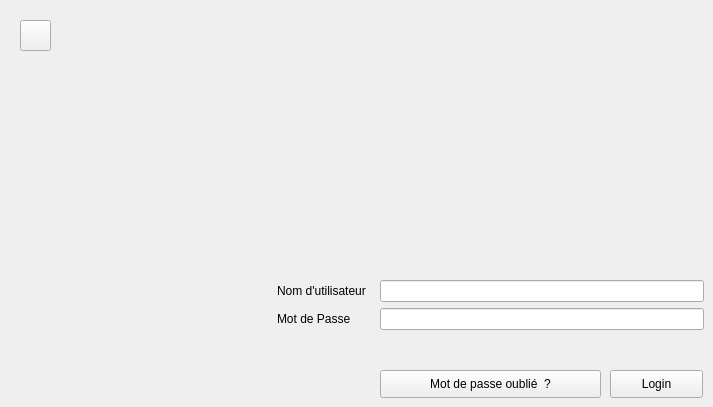
    <widget class="QWidget" name="page_13">
     <widget class="QLabel" name="usernameLabel_l">
      <property name="geometry">
       <rect>
        <x>277</x>
        <y>280</y>
        <width>97</width>
        <height>22</height>
       </rect>
      </property>
      <property name="text">
       <string>Nom d'utilisateur</string>
      </property>
     </widget>
     <widget class="QLabel" name="label_l">
      <property name="geometry">
       <rect>
        <x>277</x>
        <y>308</y>
        <width>76</width>
        <height>22</height>
       </rect>
      </property>
      <property name="text">
       <string>Mot de Passe</string>
      </property>
     </widget>
     <widget class="QPushButton" name="mdp_oublier">
      <property name="geometry">
       <rect>
        <x>380</x>
        <y>370</y>
        <width>221</width>
        <height>28</height>
       </rect>
      </property>
      <property name="text">
       <string>Mot de passe oublié  ?</string>
      </property>
     </widget>
     <widget class="QPushButton" name="login_button_l">
      <property name="geometry">
       <rect>
        <x>610</x>
        <y>370</y>
        <width>93</width>
        <height>28</height>
       </rect>
      </property>
      <property name="text">
       <string>Login</string>
      </property>
     </widget>
     <widget class="QLineEdit" name="passwordLineEdit_login_l">
      <property name="geometry">
       <rect>
        <x>380</x>
        <y>308</y>
        <width>324</width>
        <height>22</height>
       </rect>
      </property>
     </widget>
     <widget class="QLineEdit" name="usernameLineEdit_login_l">
      <property name="geometry">
       <rect>
        <x>380</x>
        <y>280</y>
        <width>324</width>
        <height>22</height>
       </rect>
      </property>
     </widget>
     <widget class="QPushButton" name="pushButton_param_gestion_10">
      <property name="geometry">
       <rect>
        <x>20</x>
        <y>20</y>
        <width>31</width>
        <height>31</height>
       </rect>
      </property>
      <property name="text">
       <string/>
      </property>
      <property name="icon">
       <iconset>
        <normaloff>configuration.ico</normaloff>configuration.ico</iconset>
      </property>
     </widget>
    </widget>
